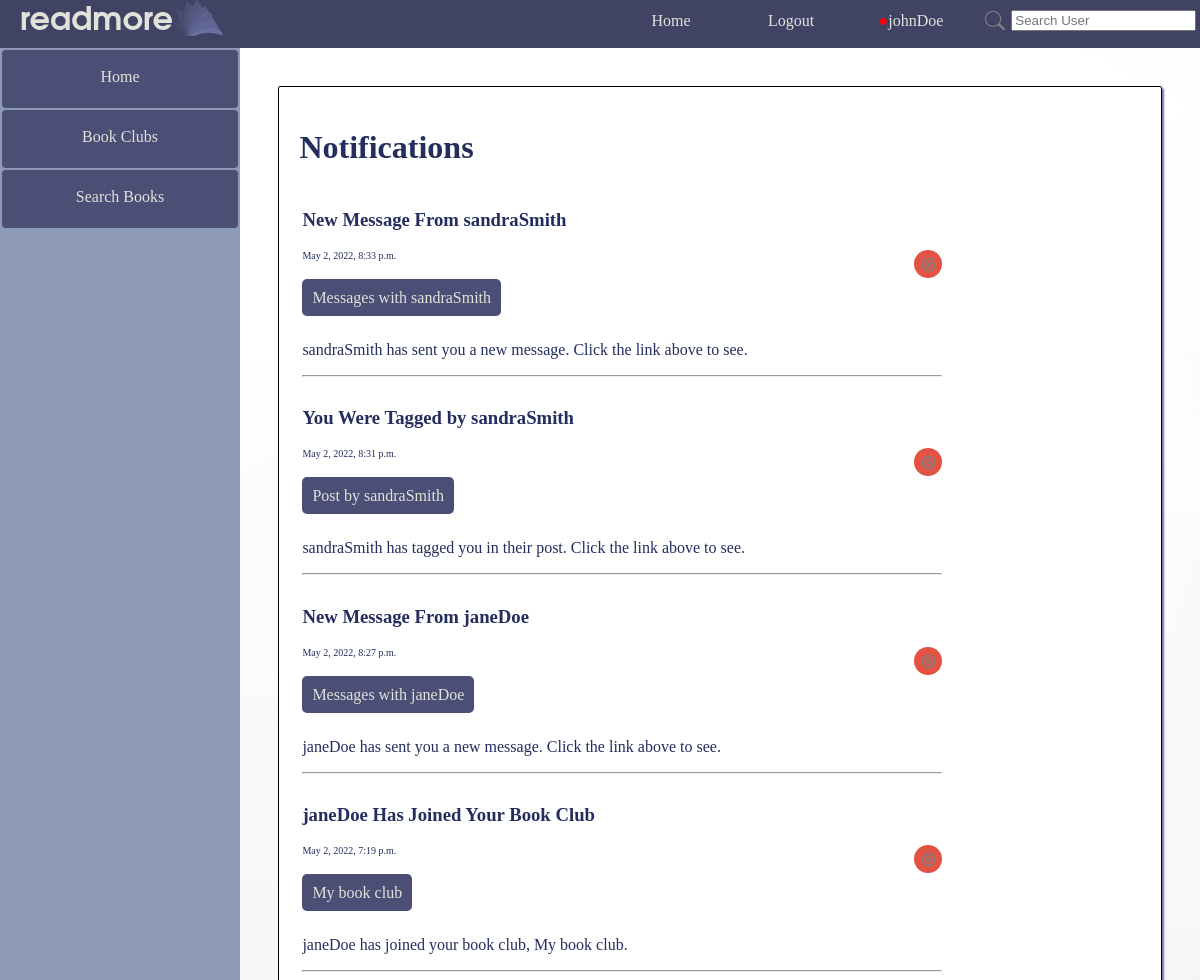
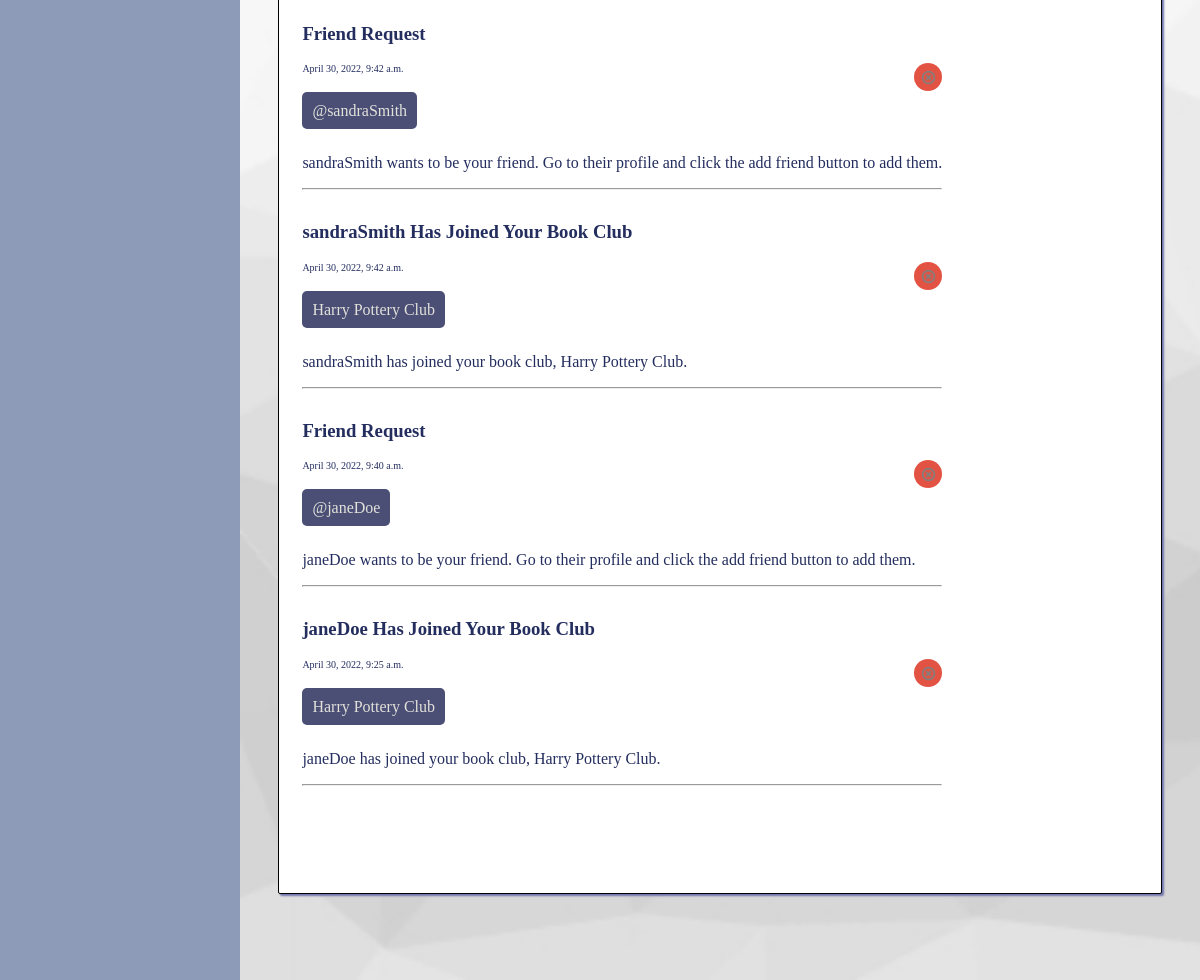
Page /readmore/notifications/ (signed in) on the committed database (2 pictures, top to bottom).
### readmore_app/models.py (models this page shows)
class Notification(models.Model):
    notification_id = models.AutoField(primary_key=True)
    notification_type = models.CharField(max_length=10000, blank=True)
    notification_user = models.ForeignKey(UserExt, on_delete=models.CASCADE)
    notification_title = models.CharField(max_length=10000)
    notification_time = models.DateTimeField(auto_now_add=True)
    notification_link = models.CharField(max_length=10000, blank=True)
    notification_link_text = models.CharField(max_length=10000, blank=True)
    notification_message = models.TextField()

### readmore_app/views.py (the view)
# urls.py: path('notifications/', views.notifications, name='notifications'),
def notifications(request):
    notifications = Notification.objects.filter(notification_user = UserExt.objects.get(pk=request.user.id)).order_by('-notification_time')
    return render(request, "readmore_app/notifications.html", {"notifications": notifications, 'luser': UserExt.objects.get(pk=request.user.id)})

### readmore_app/templatetags/extras.py (called while the page is built)
@register.simple_tag
def num_notifications(user_id):
    try:
        this_user = UserExt.objects.get(pk=user_id)
        return Notification.objects.filter(notification_user=this_user).count()
    except Exception as e:
        return ""

### readmore_app/templates/readmore_app/notifications.html (shortened to what this page needs)
{% extends parent_template|default:"base.html" %}
{% load static %}
{% block content %}
<div class="basic_card">
    <h1>Notifications</h1>
    <table id="notification_table">
    {% if not notifications %}
        <tr><td>No Notifications Here</td></tr>
    {% else %}
    {% for notification in notifications %}
        <tr class="notification" id="notification{{ notification.notification_id }}">
            <td>
                <h3>{{ notification.notification_title }}</h3>
                <button onclick="removeNotification({{ notification.notification_id }});" class="remove"><img style="width: 15px;" src="{% static 'readmore_app/x_button.png' %}" /></button>
                <p style="font-size: 10px">{{ notification.notification_time }}</p>
                {% if notification.notification_link %}
                <br/>
                <a href="{{ notification.notification_link }}" class="anchor_button">{{ notification.notification_link_text }}</a>
                <br/><br/>
                {% endif %}
                <p>{{ notification.notification_message }}</p>
                <hr>
            </td>
        </tr>
    {% endfor %}
    {% endif %}
    </table>
</div>
{% endblock %}

### templates/base.html (shortened to what this page needs)
{% load extras %}
{% load static %}
<!DOCTYPE html>
<html lang="en">
  <head>
    <link rel=stylesheet href="{% static 'readmore_app/style.css' %}">
  </head>
  <body>
    <div class="container" >
      <div class="navbar navbar_wrapper">
        <div class="navbar">
          <div><h2 class="logo">readmore</h2></div>
          <div><img src="{% static 'readmore_app/logo_small.png' %}"></div>
        </div>
        <div class="navbar_links" style="padding-right:2%;">
          <a class="link" href="{% url 'readmore_app:index' %}">Home</a>
          {% if not user.is_authenticated %}
          <a class="link" href="{% url 'readmore_app:login' %}" >Login</a>
          <a class="link" href="{% url 'readmore_app:registration' %}">Register</a>
          {% else %}
          <a href="{% url 'readmore_app:logout' %}" >Logout</a>
          <div id="drop">
              {% num_notifications user.id as has_notifications %}
              <a  href="{% url 'readmore_app:profile' user.id %}" style="padding-bottom:17px;"><span id="notification_dot" style="color: red;">{% if has_notifications %}●{% endif %}</span>{{ user.username }}</a>
          </div>
          <div style="padding: 0.5%;">
            <form style="display: flex; left: 0px; position: relative; top:7px; align-items: center;" class="link" method="POST" action="{% url 'readmore_app:user_search_results' %}">
              <input type="image" width="20px" style="margin-right: 3%;" src="{% static 'readmore_app/logo_search.png' %}">
              <input type="text" placeholder="Search User" name="search_query" >
            </form>
          </div>
          {% endif %}
        </div>
      </div>
      <div class="content-container">
          {% if user.is_authenticated %}
          <div class="sidebar">
              <a href="{% url 'readmore_app:index' %}">Home</a>
              <a href="{% url 'readmore_app:book_clubs' %}">Book Clubs</a>
              <a href="{% url 'readmore_app:search_book' %}">Search Books</a>
          </div>
          <main style="margin:0;">
          {% endif %}
          {% block content %}{% endblock %}
          </main>
      </div>
    </div>
  </body>
</html>

### readmore_app/static/readmore_app/style.css (style rules this page uses)
body { font-family: Garamond, Georgia, serif; margin:0; overflow: hidden; }
a { text-decoration: none; }
h2.logo { color:#e2e2db; font-family:Arial, Helvetica, sans-serif; font-weight:800px; margin-left: 20px; font-size:32px; margin-top: 6px; }
.container { display:flex; flex-flow: column; height: inherit; overflow: hidden; }
.content-container { display: flex; justify-content: start; flex-direction: row; flex-wrap: nowrap; height: 100vh; }
h2.logo { color:#e2e2db; font-family: Avantgarde, TeX Gyre Adventor, URW Gothic L, sans-serif; font-weight:800px; margin-left: 20px; font-size:32px; margin-top: 6px; }
main { background-image: url(white_background.jpg); background-attachment:scroll; background-size:cover; display: flex; width: 80%; min-height: 100%; height: 100% auto; color: #232D5E; overflow-y: auto; overflow-x: hidden; justify-content:center; }
main > * { margin-left: 4.5%; }
main > div { width: 100%; }
#drop { display: flex; flex-direction: column; align-content: center; align-items: center; margin-right:2%; }
.basic_card { border-radius: 2px; box-shadow: 2px 2px 2px#7074ac; border-color: black; width: 100%; background-color: white; min-height: 70vh; height:fit-content; overflow: hidden; border-style: solid; border-width: 1px; padding: 20px; padding-bottom: 10%; margin: 4%; }
.remove { float:right; background: #e35343; border: none; border-radius: 25px; padding: 7px 6.3px 3px 7px; }
.anchor_button { border-radius: 5px; color: #e2e2db; height: auto; width: fit-content; border: none; padding: 10px; background: #4b4e75; }
div.sidebar { position: relative; text-align: center; background: #8d9ab8; width:20%; height:100vh; }
.sidebar a { margin: 2px 2px 2px 2px; border-radius: 4px; color: #e2e2db; height: 30px; display:block; width:auto; border:none; padding: 10px; padding-top: 18px ; background: #4b4e75; }
.navbar_wrapper { padding-right: 2%; width:100%; }
.navbar { height:3em; }
div.navbar { float:initial; display: flex; border: none; position: relative; background: #414364; z-index: 1; justify-content: space-between; }
.navbar a { min-width: 120px; text-align: center; border-radius: 4px; font-size: medium; text-decoration: none; color: #e2e2db; background: none; padding: 12px 0px; }
.navbar_links { float:initial; display: flex; border: none; position: relative; z-index: 1; justify-content: space-between; }

### rows in the picture
Notification: notification_title "New Message From sandraSmith", notification_time "May 2, 2022, 8:33 p.m.", notification_link_text "Messages with sandraSmith", notification_message "sandraSmith has sent you a new message. Click the link above to see."
Notification: notification_title "You Were Tagged by sandraSmith", notification_time "May 2, 2022, 8:31 p.m.", notification_link_text "Post by sandraSmith", notification_message "sandraSmith has tagged you in their post. Click the link above to see."
Notification: notification_title "New Message From janeDoe", notification_time "May 2, 2022, 8:27 p.m.", notification_link_text "Messages with janeDoe", notification_message "janeDoe has sent you a new message. Click the link above to see."
Notification: notification_title "janeDoe Has Joined Your Book Club", notification_time "May 2, 2022, 7:19 p.m.", notification_link_text "My book club", notification_message "janeDoe has joined your book club, My book club."
Notification: notification_title "Friend Request", notification_time "April 30, 2022, 9:42 a.m.", notification_link_text "@sandraSmith", notification_message "sandraSmith wants to be your friend. Go to their profile and click the add friend button to add them."
Notification: notification_title "sandraSmith Has Joined Your Book Club", notification_time "April 30, 2022, 9:42 a.m.", notification_link_text "Harry Pottery Club", notification_message "sandraSmith has joined your book club, Harry Pottery Club."
Notification: notification_title "Friend Request", notification_time "April 30, 2022, 9:40 a.m.", notification_link_text "@janeDoe", notification_message "janeDoe wants to be your friend. Go to their profile and click the add friend button to add them."
Notification: notification_title "janeDoe Has Joined Your Book Club", notification_time "April 30, 2022, 9:25 a.m.", notification_link_text "Harry Pottery Club", notification_message "janeDoe has joined your book club, Harry Pottery Club."

### other values in the picture
{{ user.username }} "johnDoe"
